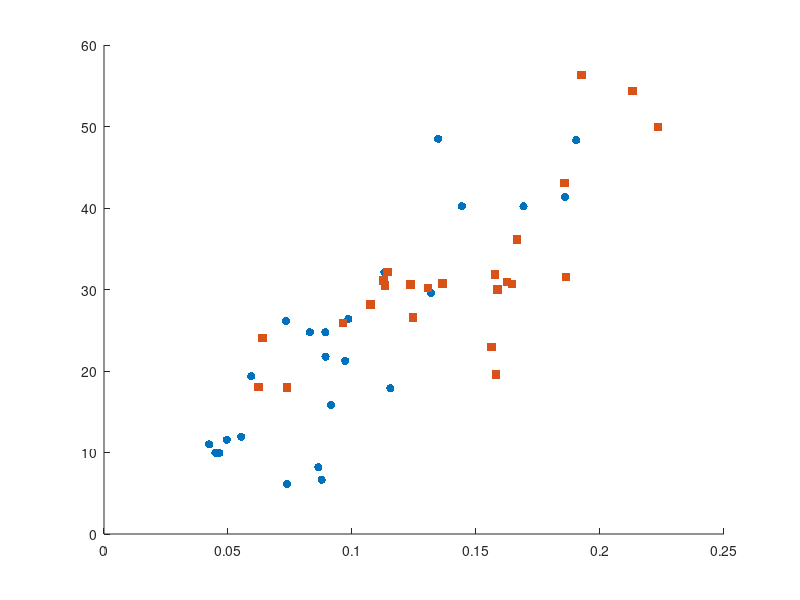

Recreate this plot in MATLAB. (Note: this script raises an error after producing the figure.)
m_N = [ 0.1903735  0.1691718  0.1443250  0.0972405  0.0593305  0.0892196  0.0893359  0.1130615  0.1347018  0.0985397  0.0734475  0.0553075  0.0495067  0.0465462  0.0448863  0.0423588  0.1858886  0.1318696  0.1154631  0.0877665  0.0737631  0.0864501  0.0915274  0.0830391]';
p_N = [0.1501953125 0.125 0.125 0.066015625 0.060156249999999994 0.07695312500000001 0.06757812500000002 0.0998046875 0.15078125000000003 0.08203125000000001 0.08125000000000002 0.03710937500000001 0.035937500000000004 0.030859375 0.0310546875 0.0341796875 0.12857791739425092 0.0919396421398759 0.05557802872608585 0.02070062551872187 0.019032110477383776 0.025460660773058044 0.049155000000000004 0.076927575]';

m_RT = [ 0.1925511  0.1857484  0.1645411  0.1364970  0.1132073  0.1235603  0.1307066  0.1575484  0.1244710  0.0963056  0.1143329  0.1126547  0.1074225  0.0739198  0.0622588  0.0639125 0.2130449  0.2233028  0.1862107  0.1625751  0.1587249  0.1562878  0.1581955  0.1664873]';
p_RT = [0.17500000000000002 0.1337890625 0.0953125 0.0955078125 0.0947265625 0.09511718749999999 0.09375 0.0990234375 0.08261718750000001 0.08046875000000002 0.0998046875 0.0966796875 0.08750000000000001 0.055859375 0.056054687500000006 0.07480468750000001 0.16893669564372188 0.1553624662429749 0.09813865295740279 0.0961350412429749 0.09330488807927204 0.07126953360108584 0.060850853418077853 0.11233699855665583]';

icpToImpulse = 321.696;
p_N = p_N * icpToImpulse;
p_RT = p_RT * icpToImpulse;

fig = figure;

colorN = [0 0.4470 0.7410];
colorRT = [0.8500 0.3250 0.0980];

scatter(m_N, p_N, 'filled', 'Marker', 'o');
hold on
scatter(m_RT, p_RT, 'filled', 'Marker', 'square');
hold on

xData = [m_N' m_RT']';
yData = [p_N' p_RT']';
% 
% scatter(xData, yData, 'filled', 'Marker', 'o');
% hl = lsline;
% B = [ones(size(xData(:))), xData(:)]\yData(:);
% Slope = B(2)
% Intercept = B(1)


% Fit a polynomial p of degree "degree" to the (x,y) data:
degree = 1;
p = polyfit(xData,yData,degree);
% Evaluate the fitted polynomial p and plot:
f = polyval(p,xData);
eqn = poly_equation(flip(p)); % polynomial equation (string)
Rsquared = my_Rsquared_coeff(yData,f); % correlation coefficient

function Rsquared = my_Rsquared_coeff(data,data_fit)
    % R2 correlation coefficient computation
    
    % The total sum of squares
    sum_of_squares = sum((data-mean(data)).^2);
    
    % The sum of squares of residuals, also called the residual sum of squares:
    sum_of_squares_of_residuals = sum((data-data_fit).^2);
    
    % definition of the coefficient of correlation is
    Rsquared = 1 - sum_of_squares_of_residuals/sum_of_squares; 
end

function eqn = poly_equation(a_hat)
eqn = " y = "+a_hat(1);
for i = 2:(length(a_hat))
    
    if sign(a_hat(i))>0
        str = " + ";
    else
        str = " ";
    end
    
    if i == 2
%         eqn = eqn+" + "+a_hat(i)+"*x";
        eqn = eqn+str+a_hat(i)+"*x";
        
    else
%         eqn = eqn+" + "+a_hat(i)+"*x^"+(i-1)+" ";
        eqn = eqn+str+a_hat(i)+"*x^"+(i-1)+" ";
    end
end
eqn = eqn+" ";
end


mMax = 0.2;
pMax = 0.2 * icpToImpulse;
lineWidth = 3.0;

m_avg_N  = mean(m_N);
m_avg_RT = mean(m_RT);
line([m_avg_N m_avg_N], [0.0 pMax], 'LineWidth', lineWidth * 0.6, 'Color', colorN, 'LineStyle', '-');
line([m_avg_RT m_avg_RT], [0.0 pMax], 'LineWidth', lineWidth * 0.6, 'Color', colorRT, 'LineStyle', '--');

% Predicted LIPM
line([0.0 0.2], [0.0 0.2*icpToImpulse], 'LineWidth', lineWidth * 0.5, 'Color', [0.9290 0.6940 0.1250], 'LineStyle', ':');
% Least-squares regression
line([0.0 0.2], [1.86 (213.9*0.2+1.86)], 'LineWidth', lineWidth * 0.3, 'Color', [0.4940 0.1840 0.5560], 'LineStyle', '-.');

p_avg_N  = mean(p_N);
p_avg_RT = mean(p_RT);
line([0.0 mMax], [p_avg_N p_avg_N], 'LineWidth', lineWidth * 0.6, 'Color', colorN, 'LineStyle', '-');
line([0.0 mMax], [p_avg_RT p_avg_RT], 'LineWidth', lineWidth * 0.6, 'Color', colorRT, 'LineStyle', '--');

disp(p_avg_N);
disp(p_avg_RT);
p_increase = (p_avg_RT - p_avg_N) / p_avg_N;
disp(p_increase);

grid minor

ax = gca;
ax.TickLabelInterpreter = 'latex';
ax.FontSize = 12;

title('Maximum Sustainable Impulsive Disturbance', 'Interpreter', 'latex')

xlim([0 mMax])
ylim([0 60])

legend({"Without Retargeting", "With Retargeting", "Without Retargeting (avg)", "With Retargeting (avg)", "LIPM Model", "Regression"}, 'Location', 'northwest', 'Orientation', 'vertical', 'Interpreter', 'latex', 'FontSize', 10)

xlabel('Stabilty Margin [m]', 'Interpreter', 'latex');
ylabel('Impulsive Disturbance [N$\cdot$s]', 'Interpreter', 'latex');

% lsline
hold off
